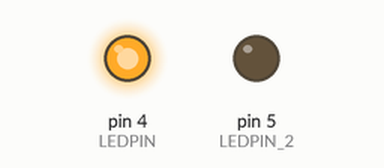
Recording of a sketch running on a simulated Arduino Uno, built with avr-gcc and run on an emulated ATmega328P. On the bench: output pins drawn as LEDs (lit = HIGH).

Above: at 0.2 s.
At 25.0 s:
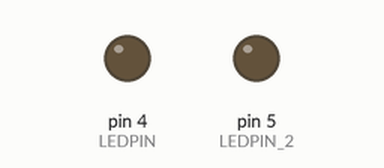
At 31.2 s:
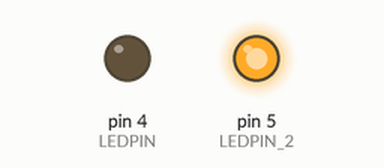
Timing chart, 0 to 35.8 s (numbered marks = the images above):
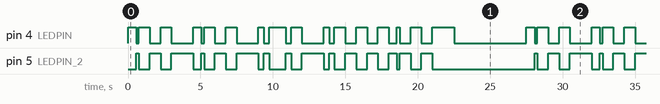

The sketch:

Practice_code.ino
```cpp
int LEDPIN = 4;
int LEDPIN_2 = 5;
void setup() {
  // put your setup code here, to run once:
  pinMode(LEDPIN, OUTPUT);
  pinMode(LEDPIN_2, OUTPUT);
}

void loop() {
  // put your main code here, to run repeatedly:
  digitalWrite(LEDPIN, HIGH);
  digitalWrite(LEDPIN_2, LOW);
  delay(563);
  digitalWrite(LEDPIN, LOW);
  digitalWrite(LEDPIN_2, HIGH);
  delay(188);
  digitalWrite(LEDPIN_2, LOW);
  digitalWrite(LEDPIN,HIGH);
  delay(750);
  digitalWrite(LEDPIN, LOW);
  digitalWrite(LEDPIN_2,HIGH);
  delay(750);
  digitalWrite(LEDPIN_2, LOW);
  digitalWrite(LEDPIN,HIGH);
  delay(750);
  digitalWrite(LEDPIN_2, HIGH);
  digitalWrite(LEDPIN,LOW);
  delay(1500);
  digitalWrite(LEDPIN, HIGH);
  digitalWrite(LEDPIN_2, LOW);
  delay(563);
  digitalWrite(LEDPIN, LOW);
  digitalWrite(LEDPIN_2, HIGH);
  delay(188);
  digitalWrite(LEDPIN_2, LOW);
  digitalWrite(LEDPIN,HIGH);
  delay(750);
  digitalWrite(LEDPIN, LOW);
  digitalWrite(LEDPIN_2,HIGH);
  delay(750);
  digitalWrite(LEDPIN_2, LOW);
  digitalWrite(LEDPIN,HIGH);
  delay(750);
  digitalWrite(LEDPIN_2, HIGH);
  digitalWrite(LEDPIN,LOW);
  delay(1500);

  digitalWrite(LEDPIN_2, LOW);
  digitalWrite(LEDPIN,HIGH);
  delay(375);
  digitalWrite(LEDPIN, LOW);
  digitalWrite(LEDPIN_2,HIGH);
  delay(375);
  digitalWrite(LEDPIN_2, LOW);
  digitalWrite(LEDPIN,HIGH);
  delay(1125);
  digitalWrite(LEDPIN_2, HIGH);
  digitalWrite(LEDPIN,LOW);
  delay(375);
  digitalWrite(LEDPIN, HIGH);
  digitalWrite(LEDPIN_2, LOW);
  delay(750);
  digitalWrite(LEDPIN, LOW);
  digitalWrite(LEDPIN_2, HIGH);
  delay(1500);
  digitalWrite(LEDPIN_2, LOW);
  digitalWrite(LEDPIN,HIGH);
  delay(375);
  digitalWrite(LEDPIN, LOW);
  digitalWrite(LEDPIN_2,HIGH);
  delay(375);
  digitalWrite(LEDPIN_2, LOW);
  digitalWrite(LEDPIN,HIGH);
  delay(750);
  digitalWrite(LEDPIN_2, HIGH);
  digitalWrite(LEDPIN,LOW);
  delay(750);

  digitalWrite(LEDPIN, HIGH);
  digitalWrite(LEDPIN_2, LOW);
  delay(750);
  digitalWrite(LEDPIN, LOW);
  digitalWrite(LEDPIN_2, HIGH);
  delay(750);
  digitalWrite(LEDPIN_2, LOW);
  digitalWrite(LEDPIN,HIGH);
  delay(750);
  digitalWrite(LEDPIN, LOW);
  digitalWrite(LEDPIN_2,HIGH);
  delay(563);
  digitalWrite(LEDPIN_2, LOW);
  digitalWrite(LEDPIN,HIGH);
  delay(188);
  digitalWrite(LEDPIN_2, HIGH);
  digitalWrite(LEDPIN,LOW);
  delay(750);

  digitalWrite(LEDPIN_2, LOW);
  digitalWrite(LEDPIN,HIGH);
  delay(750);
  digitalWrite(LEDPIN, LOW);
  digitalWrite(LEDPIN_2,HIGH);
  delay(750);
  digitalWrite(LEDPIN_2, LOW);
  digitalWrite(LEDPIN,HIGH);
  delay(1500);
  digitalWrite(LEDPIN,LOW);
  delay(5000);
}
```

Measured:
- by itself, pin 4 (LEDPIN), pin 5 (LEDPIN_2): moves between LOW and HIGH, repeating every 27.5 s
- by itself, everything shown: repeats every 27.5 s, in 32 steps
